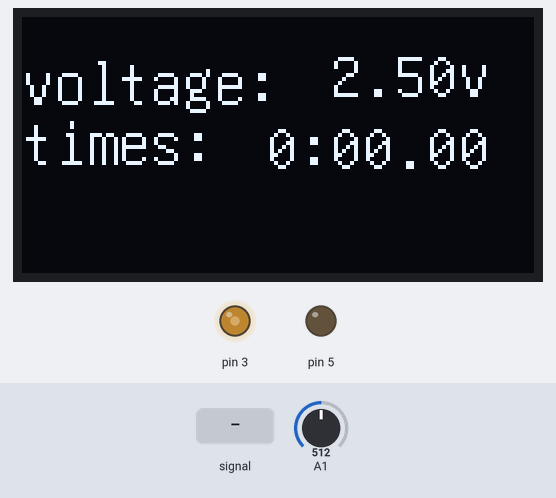
A sketch run on a simulated Arduino Uno, built with avr-gcc and run on an emulated ATmega328P. Parts: 128×64 one-colour display, output pins drawn as LEDs (lit = HIGH). The inputs (shaded band) are chosen by the test bench; at power-on: A1 = 512. What the sketch prints to the serial monitor is not drawn.

Above: at 1.2 s.
1.3 s: A1 fed a 2 Hz sine of ±306 counts around its level
At 2.29 s:
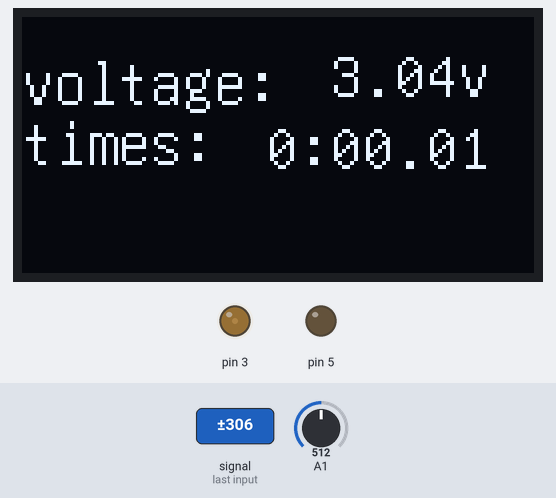
3.5 s: A1 set to 122
At 5.4 s:
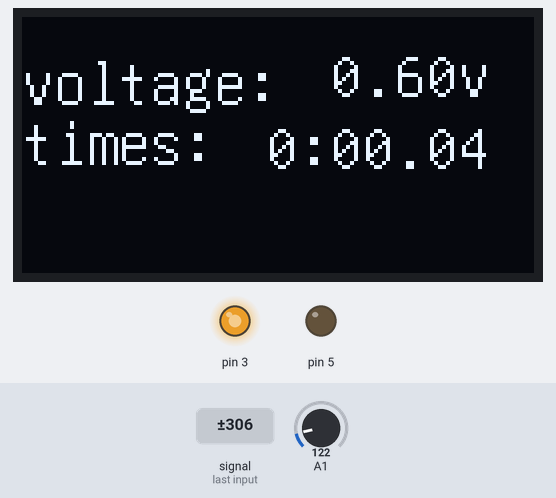
6.5 s: A1 set to 90
At 8.3 s:
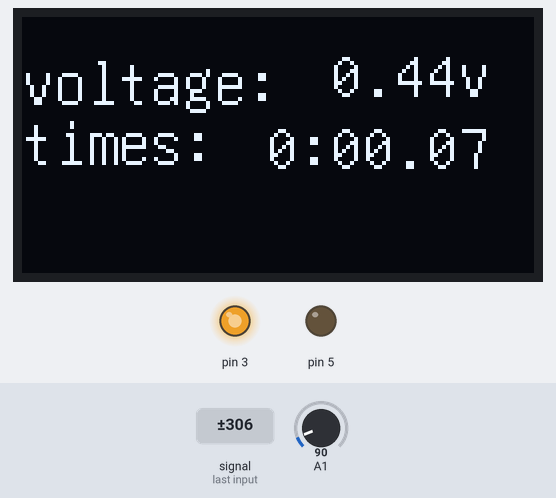
8.8 s: A1 set to 110
At 10.0 s:
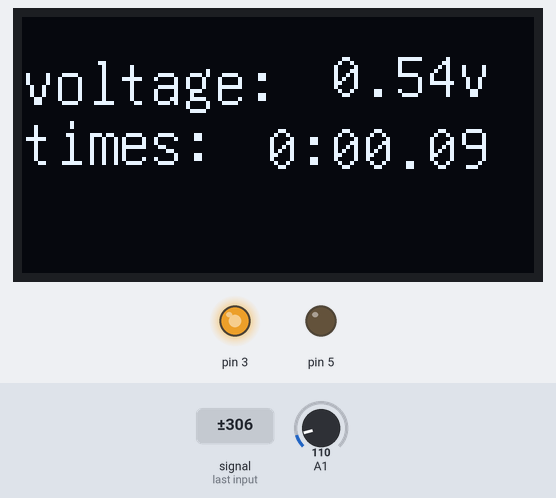
11.8 s: A1 set to 0
At 14.4 s:
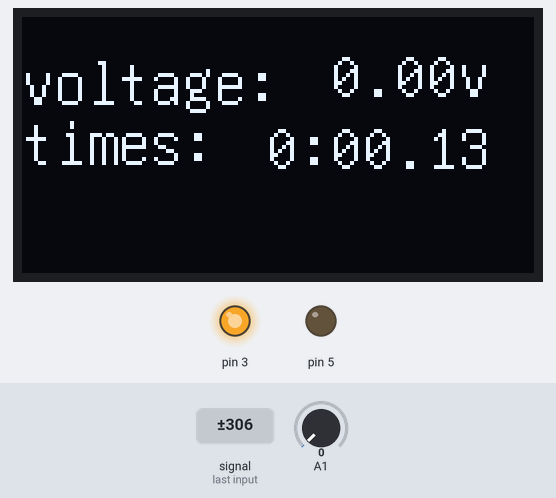
Timing chart, 0 to 15.1 s (numbered marks = the images above; inputs shaded):
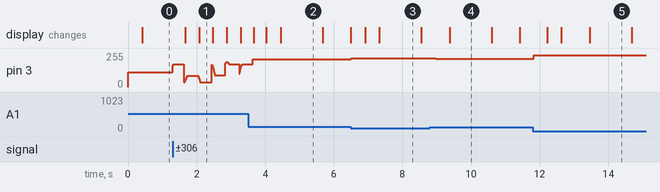

Measured:
- after the input at 6.5 s, pin 3: 209/255 → 217/255 at once
- after the input at 8.8 s, pin 3: 217/255 → 212/255 after 0.18 s
- after the input at 11.8 s, pin 3: 212/255 → 239/255 at once
- what the display in image 2 shows lasts 1.2 s, from 4.5 s to 5.7 s

The sketch:

lipo_charger.ino
```cpp
#include "U8glib.h"
#include<Wire.h>
U8GLIB_SSD1306_128X64 u8g(U8G_I2C_OPT_NONE);  // I2C / TWI
unsigned long interval;
float now_volt ;
int times_str[2][3];    //= {{00, 0, 00, 0, 00}, {00, 0, 00, 0, 00}};
//二次元配列 times[0][]が表示する方,times[1][]が差分として使用する方
unsigned long times;
int sec;
int min_;
int hour;
//float Comparison_volt[]={3.5,3.6,3.65,3.7,3.75,3.8,3,85,3.9,}
//byte chargevolt[];
void setup() {
  Serial.begin(115200);
  Wire.begin();
  u8g.setColorIndex(1);
  pinMode(3, OUTPUT);
  pinMode(5, OUTPUT);
}

void loop() {
  times = millis() / 1000;
  times_str[0][2] = times % 60;
  if (times % 60 == 0) {
    if (times_str[1][2] - times_str[0][2] == 59) {
      min_++;
      times_str[0][1] = min_ % 60;
      if (times % 3600 == 0) {
        if (times_str[1][1] - times_str[0][1] == 59) {
          hour++;
          times_str[0][0] = hour;
        }
      }
    }
  }
  times_str[1][2] = times_str[0][2];
  times_str[1][1] = times_str[0][1];

  float volt_source = read_volt();

  now_volt = (volt_source * 5.00) / 1024.00;
  if ( 4.1 > now_volt) {
    analogWrite(3, 255 - (now_volt * 51.2) - 15.2); //0-255
  }
  if (4.2 <= now_volt) {
    analogWrite(3, 40);
  }
  Serial.print( volt_source);
  Serial.print("/t");
  Serial.print("充電電圧");
  Serial.print("/t");
  Serial.println(255 - (now_volt * 51.2) - 15.2);
  Serial.print("/t");
  Serial.println( (((now_volt * 51.2) - 15.2)/256)*5);

  if (millis() - interval > 100) {
    u8g.firstPage();
    do {
      u8g.setFont(u8g_font_unifont);
      byte x_volt = u8g.getStrWidth("voltage: ");
      u8g.drawStr( 0, 22, "voltage: ");
      u8g.setPrintPos(x_volt + 5, 20);
      u8g.print(now_volt);
      u8g.print("v");

      byte y_volt = u8g.getFontAscent();
      u8g.drawStr(0, 22 + y_volt + 5, "times: ");
      byte x_times = u8g.getStrWidth("times: ");
      u8g.setPrintPos(x_times + 5, 23 + y_volt + 5);
      for (int i = 0; i < 3; i++) {
        if (i == 1) {
          u8g.print(":");
        }

        if (i == 2) {
          u8g.print(".");
        }
        if (i > 0) {
          if (times_str[0][i] < 10) {
            u8g.print("0");
          }
        }
        u8g.print(times_str[0][i]);
      }

    } while ( u8g.nextPage() );
    interval = millis();
  }
}


float  read_volt() {
  long val = 0;
  float val2;
  for (int i = 0; i < 100; i++) {
    val = val + analogRead(A1);
  }
  val2 = val / 100;
  return val2;
}
```
